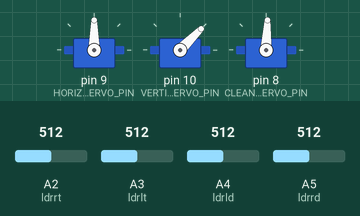
Simulated run of this sketch. Board: Arduino Uno, built with avr-gcc and run on an emulated ATmega328P. Shown: 3 × servo. The test bench sets the inputs (shaded band); at power-on: A2 (ldrrt) = 512, A3 (ldrlt) = 512, A4 (ldrld) = 512, A5 (ldrrd) = 512.

Above: at 4.2 s.
4.3 s: A2 (ldrrt) set to 579
5.8 s: A2 (ldrrt) set to 611
At 5.95 s:
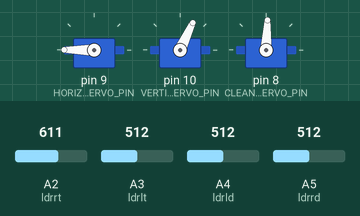
At 7.3 s:
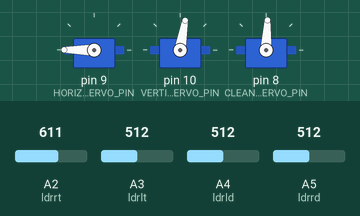
7.6 s: A3 (ldrlt) set to 676
9.1 s: A3 (ldrlt) set to 703
At 11.5 s:
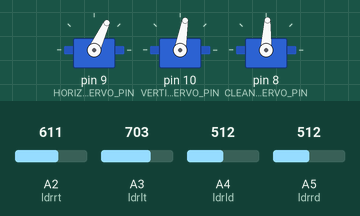
11.8 s: A4 (ldrld) set to 866
13.3 s: A4 (ldrld) set to 899
At 14.7 s:
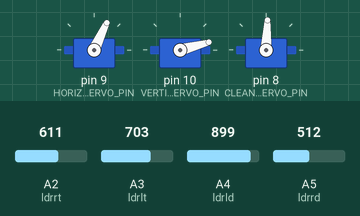
Timing chart, 0 to 16.3 s (numbered marks = the images above; inputs shaded):
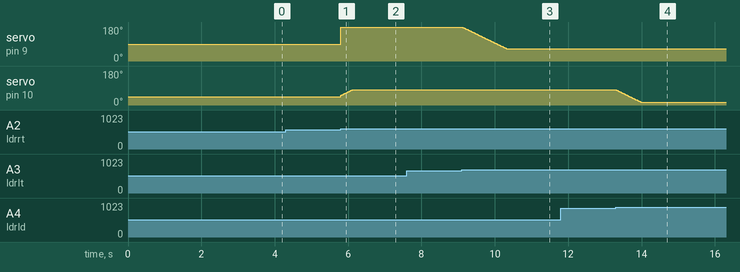

Measured:
- the behaviour switches between 593 and 594 on A2 (ldrrt) (found by bisection; images 0 and 1)
- the behaviour switches between 691 and 692 on A3 (ldrlt) (found by bisection; images 2 and 3)
- the behaviour switches between 883 and 884 on A4 (ldrld) (found by bisection; images 3 and 4)
- after the input at 4.3 s, every drawn part: stays the same
- after the input at 5.8 s, servo on pin 9 (HORIZONTAL_SERVO_PIN): 90° → 180° at once; servo on pin 10 (VERTICAL_SERVO_PIN): moves from 45° to 80° over 0.31 s, starting at once
- after the input at 7.6 s, every drawn part: stays the same
- after the input at 9.1 s, servo on pin 9 (HORIZONTAL_SERVO_PIN): moves from 180° to 65° over 1.2 s, starting at once
- after the input at 11.8 s, every drawn part: stays the same
- after the input at 13.3 s, servo on pin 10 (VERTICAL_SERVO_PIN): moves from 80° to 15° over 0.68 s, starting at once

The sketch:

3651_Final_Project.ino
```cpp
#include <Servo.h> // include Servo library

// 180 horizontal MAX
Servo horizontal; // horizontal servo
int servoh = 180;   // 90;     // stand horizontal servo

int servohLimitHigh = 180;
int servohLimitLow = 65;

// 65 degrees MAX
Servo vertical;   // vertical servo
int servov = 50;    //   90;     // stand vertical servo

int servovLimitHigh = 80;
int servovLimitLow = 15;

// LDR pin connections
// define name analog_pin
#define ldrlt A3 //LDR top left
#define ldrrt A2 //LDR top right
#define ldrld A4 //LDR down left
#define ldrrd A5 //LDR down right

#define CLEANER_SERVO_PIN 8
#define HORIZONTAL_SERVO_PIN 9
#define VERTICAL_SERVO_PIN 10

Servo cleaner_servo; // servo controller (multiple can exist)
String cleaner_input_command;

void setup() {
  // put your setup code here, to run once:
  Serial.begin(115200);

  // servo connections
  horizontal.attach(HORIZONTAL_SERVO_PIN);
  vertical.attach(VERTICAL_SERVO_PIN);

  // set default servos to initial position
  horizontal.write(90);
  vertical.write(45);
  delay(3000);

  cleaner_servo.attach(CLEANER_SERVO_PIN); // start servo control
  cleaner_servo.write(87); // start servo at 0

  // pinMode(RED_LIGHT_PIN, OUTPUT);
  // pinMode(YELLOW_LIGHT_PIN, OUTPUT);
  // pinMode(GREEN_LIGHT_PIN, OUTPUT);
}

void loop() {
  // Read all photo resistors
  int lt = analogRead(ldrlt); // top left
  int rt = analogRead(ldrrt); // top right
  int ld = analogRead(ldrld); // down left
  int rd = analogRead(ldrrd); // down rigt

  int dtime = 10;
  int tol = 40;

  int avt = (lt + rt) / 2; // average value top
  int avd = (ld + rd) / 2; // average value down
  int avl = (lt + ld) / 2; // average value left
  int avr = (rt + rd) / 2; // average value right

  int dvert = avt - avd; // check the diffirence of up and down
  int dhoriz = avl - avr;// check the diffirence og left and rigt


  if (-1*tol > dvert || dvert > tol) // check if the diffirence is in the tolerance else change vertical angle
  {
  if (avt > avd)
  {
    servov = ++servov;
     if (servov > servovLimitHigh)
     {
      servov = servovLimitHigh;
     }
  }
  else if (avt < avd)
  {
    servov= --servov;
    if (servov < servovLimitLow)
  {
    servov = servovLimitLow;
  }
  }
  vertical.write(servov);
  }

  if (-1*tol > dhoriz || dhoriz > tol) // check if the diffirence is in the tolerance else change horizontal angle
  {
    if (avl > avr)
    {
      servoh = --servoh;
      if (servoh < servohLimitLow)
      {
      servoh = servohLimitLow;
      }
    }
    else if (avl < avr)
    {
      servoh = ++servoh;
      if (servoh > servohLimitHigh)
      {
      servoh = servohLimitHigh;
      }
    }
    else if (avl = avr)
    {
      // nothing
    }
    horizontal.write(servoh);
  }

  if (Serial.available()) {
    cleaner_input_command = Serial.readStringUntil('\n');
    // Serial.println(cleaner_input_command + "input");
    if (cleaner_input_command == "clean") {
        cleaner_servo.write(120);
        delay(5000);

        cleaner_servo.write(60);
        delay(5000);

        cleaner_servo.write(87);
    }
  }

  delay(dtime);
}
```
